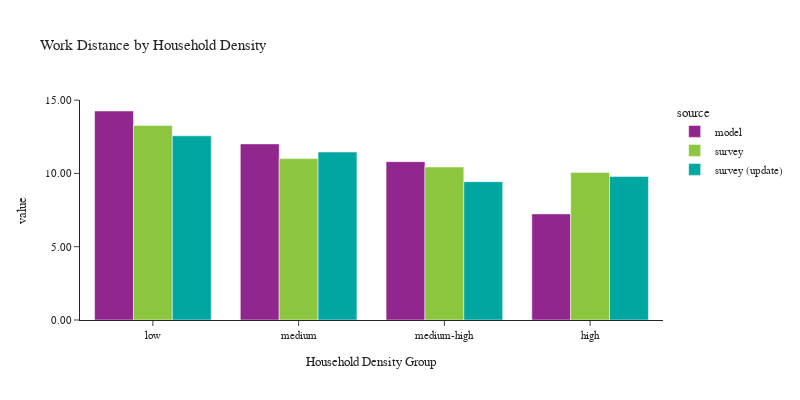

Notebook code cell kept with this figure:
### Code cell
plot_work_location(df_workers, 'hh_density_group', 'Household Density', 'Household Density Group')

### Figure 1 — Plotly figure (JSON) as saved in the notebook; plotly's stock layout.template omitted (floating-point values rounded to 4 significant figures)
{"data": [{"alignmentgroup": "True", "customdata": [[575021], [587864], [542883], [517300]], "hovertemplate": "source=model<br>hh_density_group=%{x}<br>value=%{y}<br>sample count=%{customdata[0]}<extra></extra>", "legendgroup": "model", "marker": {"color": "#91268F", "pattern": {"shape": ""}}, "name": "model", "offsetgroup": "model", "orientation": "v", "showlegend": true, "textposition": "auto", "type": "bar", "x": ["low", "medium", "medium-high", "high"], "xaxis": "x", "y": [14.26, 12.01, 10.8, 7.238], "yaxis": "y"}, {"alignmentgroup": "True", "customdata": [[1015], [739], [541], [397]], "hovertemplate": "source=survey<br>hh_density_group=%{x}<br>value=%{y}<br>sample count=%{customdata[0]}<extra></extra>", "legendgroup": "survey", "marker": {"color": "#8CC63E", "pattern": {"shape": ""}}, "name": "survey", "offsetgroup": "survey", "orientation": "v", "showlegend": true, "textposition": "auto", "type": "bar", "x": ["low", "medium", "medium-high", "high"], "xaxis": "x", "y": [13.27, 11.01, 10.44, 10.07], "yaxis": "y"}, {"alignmentgroup": "True", "customdata": [[1061], [781], [564], [416]], "hovertemplate": "source=survey (update)<br>hh_density_group=%{x}<br>value=%{y}<br>sample count=%{customdata[0]}<extra></extra>", "legendgroup": "survey (update)", "marker": {"color": "#00A7A0", "pattern": {"shape": ""}}, "name": "survey (update)", "offsetgroup": "survey (update)", "orientation": "v", "showlegend": true, "textposition": "auto", "type": "bar", "x": ["low", "medium", "medium-high", "high"], "xaxis": "x", "y": [12.56, 11.46, 9.436, 9.793], "yaxis": "y"}], "layout": {"barmode": "group", "font": {"size": 11}, "height": 400, "legend": {"title": {"text": "source"}, "tracegroupgap": 0}, "title": {"text": "Work Distance by Household Density"}, "width": 800, "xaxis": {"anchor": "y", "domain": [0.0, 1.0], "title": {"text": "Household Density Group"}}, "yaxis": {"anchor": "x", "domain": [0.0, 1.0], "tickformat": ".2f", "title": {"text": "value"}}}}
